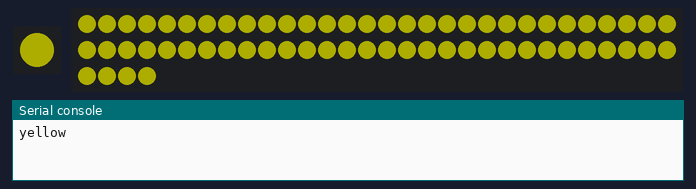
Bench run of a program on a simulated CircuitPython board. Parts: 1 RGB LEDs in strip order, left to right, 64 RGB LEDs in strip order, left to right, continuing on the next row, the last lines printed to the serial console. Dim RGB values are drawn brighter than linear.

Above: at 0.1 s.
At 1.1 s:
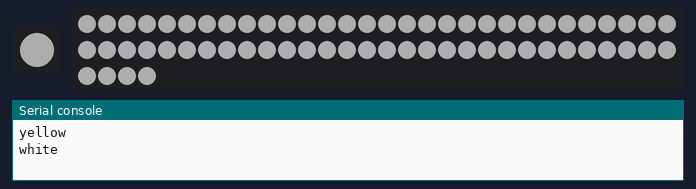
Timing chart, 0 to 130.0 s (numbered marks = the images above):
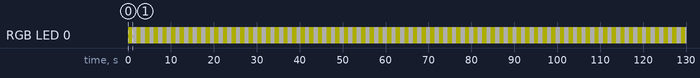

Measured:
- by itself, RGB LED 0: alternates RGB(51, 51, 51) for 1.0 s and RGB(51, 51, 0) for 1.0 s

The program:

code_cp_test_lights.py
```python
import time  #stdlib

import board
import neopixel

NPIX_STRIP = 64
MAX_BRIGHT = .2

builtin_npx = neopixel.NeoPixel(board.NEOPIXEL, 1)
builtin_npx.brightness = MAX_BRIGHT
builtin_npx[0] = (255,0,0)

npx_strip = neopixel.NeoPixel(board.D4, NPIX_STRIP, brightness=MAX_BRIGHT)

i = 0
while True:
    if i % 2 == 0:
        npx_strip.fill((255,255,0))
        builtin_npx.fill((255,255,0))
        print('yellow')
    else:
        npx_strip.fill((255,255,255))
        builtin_npx.fill((255,255,255))
        print('white')
    builtin_npx.show()
    npx_strip.show()

    time.sleep(1)

    i += 1
```
